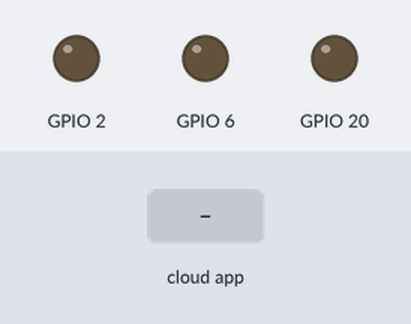
A sketch run on a simulated Seeed XIAO ESP32-C3. Shown: output pins drawn as LEDs (lit = HIGH). Dashed ring = blinking. The inputs (shaded band) are chosen by the test bench. WiFi joins after 1.5 s; servers stay silent unless stated; not simulated (calls return 0 or success): arduino_secrets.h.

Above: at 2.7 s.
2.8 s: the phone or cloud app sets Led to 1
At 3.8 s:
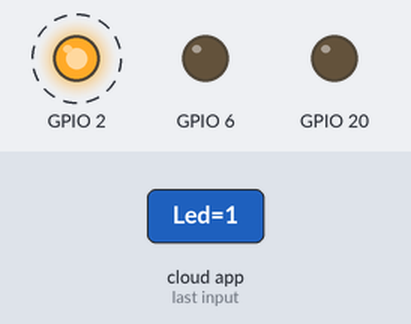
5.8 s: the phone or cloud app sets viberate to 1
At 7.3 s:
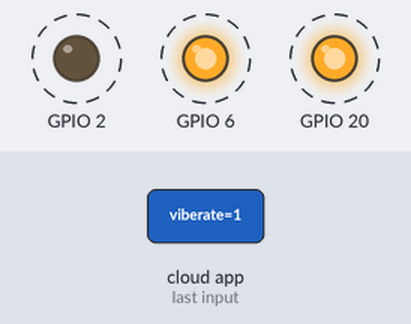
Timing chart, 0 to 12.0 s (numbered marks = the images above; inputs shaded):
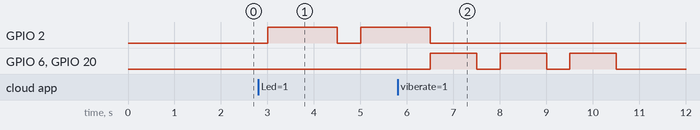

The sketch:

Students_Bracelete.ino
```cpp
#include "arduino_secrets.h"
// SimpleDHT - Version: Latest
#include <SimpleDHT.h>


// ArduinoOTA for esp32 - Version: Latest
#include <ArduinoOTA.h>

/*
  Sketch generated by the Arduino IoT Cloud Thing "Untitled"
  https://create.arduino.cc/cloud/things/a7c6ca0a-ac52-4c68-9d4a-7ccee2e6ccd9

  Arduino IoT Cloud Variables description

  The following variables are automatically generated and updated when changes are made to the Thing

  bool Led;
  bool viberate;
  bool Vibrator_Button;
  CloudTime time_read;

  Variables which are marked as READ/WRITE in the Cloud Thing will also have functions
  which are called when their values are changed from the Dashboard.
  These functions are generated with the Thing and added at the end of this sketch.
*/

#include "thingProperties.h"

void setup(){


  // Initialize serial and wait for port to open:
  Serial.begin(9600);

  // Define pin 3 (viberator pin) as output
   pinMode(D0, OUTPUT);
   pinMode(D4, OUTPUT);
   pinMode(D7, OUTPUT);

  // This delay gives the chance to wait for a Serial Monitor without blocking if none is found
  delay(1500);

  // Defined in thingProperties.h
  initProperties();

  ArduinoIoTPreferredConnection.addCallback(NetworkConnectionEvent::CONNECTED, onNetworkConnect);
  ArduinoIoTPreferredConnection.addCallback(NetworkConnectionEvent::DISCONNECTED, onNetworkDisconnect);

  // Connect to Arduino IoT Cloud
  ArduinoCloud.begin(ArduinoIoTPreferredConnection);

  /*
     The following function allows you to obtain more information
     related to the state of network and IoT Cloud connection and errors
     the higher number the more granular information you’ll get.
     The default is 0 (only errors).
     Maximum is 4
  */
  setDebugMessageLevel(2);
  ArduinoCloud.printDebugInfo();
}

void loop() {
ArduinoCloud.update();

//if(ArduinoCloud.connected()){
// time_read = ArduinoCloud.getLocalTime();
time_read = millis();

}


void onNetworkConnect() {

  Led = 1 ;
  onLedChange();

}

void onNetworkDisconnect() {
  Serial.println(">>>> DISCONNECTED from network");
  Led = 0 ;
  onLedChange();
}

/*
  Since Viberate is READ_WRITE variable, onViberateChange() is
  executed every time a new value is received from IoT Cloud.
*/
void onViberateChange()  {
  // if driver arrives, viberator will viberates for 5 seconds then turned off.
  if ((viberate == true) || (Vibrator_Button == true)) {

    viberate = 0;

    digitalWrite(D7, HIGH);
    digitalWrite(D4, HIGH);
    delay(1000);
    digitalWrite(D7, LOW);
    digitalWrite(D4, LOW);

    delay(500);

    digitalWrite(D7, HIGH);
    digitalWrite(D4, HIGH);
    delay(1000);
    digitalWrite(D7, LOW);
    digitalWrite(D4, LOW);

    delay(500);

    digitalWrite(D7, HIGH);
    digitalWrite(D4, HIGH);
    delay(1000);
    digitalWrite(D7, LOW);
    digitalWrite(D4, LOW);
    delay(1000);

  } else {
    digitalWrite(D7, LOW);
    digitalWrite(D4, LOW);

  }
}

/*
  Since Led is READ_WRITE variable, onLedChange() is
  executed every time a new value is received from IoT Cloud.
*/
void onLedChange()  {
  // Add your code here to act upon Led change

   if (Led == 1) {

    digitalWrite(D0, HIGH);
    delay(1500);
    digitalWrite(D0, LOW);
    delay(500);
    digitalWrite(D0, HIGH);
    delay(1500);
    digitalWrite(D0, LOW);
}

else {

    digitalWrite(D0, LOW);

  }
}

/*
  Since VibratorButton is READ_WRITE variable, onVibratorButtonChange() is
  executed every time a new value is received from IoT Cloud.
*/
void onVibratorButtonChange()  {
  // Add your code here to act upon VibratorButton change

}
```

thingProperties.h
```cpp
#include <ArduinoIoTCloud.h>
#include <Arduino_ConnectionHandler.h>

const char DEVICE_LOGIN_NAME[]  = "805b94d7-1881-4f2f-9eed-faee28c4c522";

const char SSID[]               = SECRET_SSID;    // Network SSID (name)
const char PASS[]               = SECRET_OPTIONAL_PASS;    // Network password (use for WPA, or use as key for WEP)
const char DEVICE_KEY[]  = SECRET_DEVICE_KEY;    // Secret device password

void onLedChange();
void onViberateChange();
void onVibratorButtonChange();

bool Led;
bool viberate;
bool Vibrator_Button;
CloudTime time_read;

void initProperties(){

  ArduinoCloud.setBoardId(DEVICE_LOGIN_NAME);
  ArduinoCloud.setSecretDeviceKey(DEVICE_KEY);
  ArduinoCloud.addProperty(Led, READWRITE, ON_CHANGE, onLedChange);
  ArduinoCloud.addProperty(viberate, READWRITE, ON_CHANGE, onViberateChange);
  ArduinoCloud.addProperty(Vibrator_Button, READWRITE, ON_CHANGE, onVibratorButtonChange);
  ArduinoCloud.addProperty(time_read, READ, ON_CHANGE, NULL);

}

WiFiConnectionHandler ArduinoIoTPreferredConnection(SSID, PASS);
```

Measured:
- after the input at 2.8 s, GPIO 2: LOW → HIGH after 0.20 s, → LOW 1.5 s later, → HIGH 0.50 s later
- after the input at 5.8 s, GPIO 6, GPIO 20: alternates HIGH for 1.0 s and LOW for 0.50 s, 6 changes in all, then stays LOW, starting after 0.70 s
